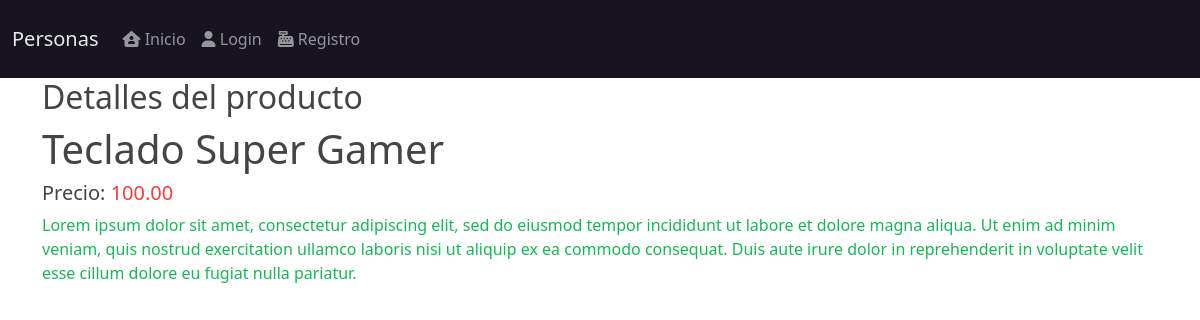
Page /productos/teclado-super-gamer on the committed database.
### productos/models.py (models this page shows)
class Product(models.Model):
    title = models.CharField(max_length=50)
    description = models.TextField() #Textarea
    price = models.DecimalField(max_digits=8, decimal_places=2, default=0.0)
    create_at = models.DateField(auto_now_add=True) # Se va a generar automaticamente la fecha de cuando se cree si esta en True.
    slug = models.SlugField(null=False, blank=False, unique=True) # Especificamos que no sea nulo, no pueda estar en blanco y sea unico.
    image = models.ImageField(upload_to='productos/', null= False, blank=False)
    def __str__(self):
        return self.title # Retornara por titulo lo que se agregue en el admin de Django (base de datos).

### productos/views.py (the view)
# urls.py: path('<slug:slug>',views.ProductDetailView.as_view(), name='product')
class ProductDetailView(DetailView):
    model = Product
    template_name = 'products/detalle_producto.html'
    def get_context_data(self, **kwargs):
        context = super().get_context_data(**kwargs) #
        print(context)
        return context # siempre retornar para que muestre.

### templates/products/detalle_producto.html
{% extends 'base.html'%}
{% block content %}
<div>
    <h2>Detalles del producto</h2>
    <div class="h1">{{product.title}}</div>
    <div class="h5">
        Precio: <span class="text-danger">
            {{product.price}}
        </span>
    </div>
    <div class="text-success">
        <p>{{product.description}}</p>
    </div>
</div>
{% endblock %}

### rows in the picture
Product: title "Teclado Super Gamer", price "100.00", description "Lorem ipsum dolor sit amet, consectetur adipiscing elit, sed do eiusmod tempor incididunt ut labore et dolore magna aliqua. Ut enim ad minim veniam, quis nostrud exercitation ullamco laboris nisi ut aliquip ex ea commodo consequat. Duis aute irure dolor in reprehenderit in voluptate velit esse cillum dolore eu fugiat nulla pariatur."
